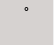
<?xml version="1.0" encoding="UTF-8"?>
<ui version="4.0">
 <class>ScanLateralPanelItem</class>
 <widget class="QWidget" name="ScanLateralPanelItem">
  <property name="geometry">
   <rect>
    <x>0</x>
    <y>0</y>
    <width>54</width>
    <height>45</height>
   </rect>
  </property>
  <property name="sizePolicy">
   <sizepolicy hsizetype="Expanding" vsizetype="Expanding">
    <horstretch>0</horstretch>
    <verstretch>0</verstretch>
   </sizepolicy>
  </property>
  <property name="minimumSize">
   <size>
    <width>0</width>
    <height>40</height>
   </size>
  </property>
  <property name="windowTitle">
   <string>Form</string>
  </property>
  <layout class="QHBoxLayout" name="horizontalLayout">
   <property name="spacing">
    <number>1</number>
   </property>
   <property name="leftMargin">
    <number>0</number>
   </property>
   <property name="topMargin">
    <number>0</number>
   </property>
   <property name="rightMargin">
    <number>0</number>
   </property>
   <property name="bottomMargin">
    <number>0</number>
   </property>
   <item>
    <layout class="QVBoxLayout" name="verticalLayoutAngle">
     <property name="spacing">
      <number>0</number>
     </property>
     <item>
      <widget class="QLabel" name="angle">
       <property name="sizePolicy">
        <sizepolicy hsizetype="Expanding" vsizetype="Expanding">
         <horstretch>0</horstretch>
         <verstretch>0</verstretch>
        </sizepolicy>
       </property>
       <property name="palette">
        <palette>
         <active>
          <colorrole role="Base">
           <brush brushstyle="SolidPattern">
            <color alpha="255">
             <red>255</red>
             <green>255</green>
             <blue>255</blue>
            </color>
           </brush>
          </colorrole>
          <colorrole role="Window">
           <brush brushstyle="SolidPattern">
            <color alpha="255">
             <red>214</red>
             <green>210</green>
             <blue>208</blue>
            </color>
           </brush>
          </colorrole>
         </active>
         <inactive>
          <colorrole role="Base">
           <brush brushstyle="SolidPattern">
            <color alpha="255">
             <red>255</red>
             <green>255</green>
             <blue>255</blue>
            </color>
           </brush>
          </colorrole>
          <colorrole role="Window">
           <brush brushstyle="SolidPattern">
            <color alpha="255">
             <red>214</red>
             <green>210</green>
             <blue>208</blue>
            </color>
           </brush>
          </colorrole>
         </inactive>
         <disabled>
          <colorrole role="Base">
           <brush brushstyle="SolidPattern">
            <color alpha="255">
             <red>214</red>
             <green>210</green>
             <blue>208</blue>
            </color>
           </brush>
          </colorrole>
          <colorrole role="Window">
           <brush brushstyle="SolidPattern">
            <color alpha="255">
             <red>214</red>
             <green>210</green>
             <blue>208</blue>
            </color>
           </brush>
          </colorrole>
         </disabled>
        </palette>
       </property>
       <property name="font">
        <font>
         <weight>75</weight>
         <bold>true</bold>
        </font>
       </property>
       <property name="autoFillBackground">
        <bool>true</bool>
       </property>
       <property name="frameShape">
        <enum>QFrame::NoFrame</enum>
       </property>
       <property name="midLineWidth">
        <number>0</number>
       </property>
       <property name="text">
        <string>°</string>
       </property>
       <property name="alignment">
        <set>Qt::AlignCenter</set>
       </property>
      </widget>
     </item>
     <item>
      <widget class="QLabel" name="angleNote">
       <property name="enabled">
        <bool>true</bool>
       </property>
       <property name="sizePolicy">
        <sizepolicy hsizetype="Expanding" vsizetype="Expanding">
         <horstretch>0</horstretch>
         <verstretch>0</verstretch>
        </sizepolicy>
       </property>
       <property name="palette">
        <palette>
         <active>
          <colorrole role="Base">
           <brush brushstyle="SolidPattern">
            <color alpha="255">
             <red>255</red>
             <green>255</green>
             <blue>255</blue>
            </color>
           </brush>
          </colorrole>
          <colorrole role="Window">
           <brush brushstyle="SolidPattern">
            <color alpha="255">
             <red>214</red>
             <green>210</green>
             <blue>208</blue>
            </color>
           </brush>
          </colorrole>
         </active>
         <inactive>
          <colorrole role="Base">
           <brush brushstyle="SolidPattern">
            <color alpha="255">
             <red>255</red>
             <green>255</green>
             <blue>255</blue>
            </color>
           </brush>
          </colorrole>
          <colorrole role="Window">
           <brush brushstyle="SolidPattern">
            <color alpha="255">
             <red>214</red>
             <green>210</green>
             <blue>208</blue>
            </color>
           </brush>
          </colorrole>
         </inactive>
         <disabled>
          <colorrole role="Base">
           <brush brushstyle="SolidPattern">
            <color alpha="255">
             <red>214</red>
             <green>210</green>
             <blue>208</blue>
            </color>
           </brush>
          </colorrole>
          <colorrole role="Window">
           <brush brushstyle="SolidPattern">
            <color alpha="255">
             <red>214</red>
             <green>210</green>
             <blue>208</blue>
            </color>
           </brush>
          </colorrole>
         </disabled>
        </palette>
       </property>
       <property name="autoFillBackground">
        <bool>true</bool>
       </property>
       <property name="text">
        <string/>
       </property>
       <property name="alignment">
        <set>Qt::AlignCenter</set>
       </property>
      </widget>
     </item>
    </layout>
   </item>
   <item>
    <layout class="QVBoxLayout" name="verticalLayoutTape">
     <property name="spacing">
      <number>1</number>
     </property>
     <item>
      <widget class="ScanLateralPanelTapeItem" name="tapeView" native="true"/>
     </item>
    </layout>
   </item>
  </layout>
 </widget>
 <customwidgets>
  <customwidget>
   <class>ScanLateralPanelTapeItem</class>
   <extends>QWidget</extends>
   <header>scanlateralpaneltapeitem.h</header>
   <container>1</container>
  </customwidget>
 </customwidgets>
 <resources/>
 <connections/>
</ui>
